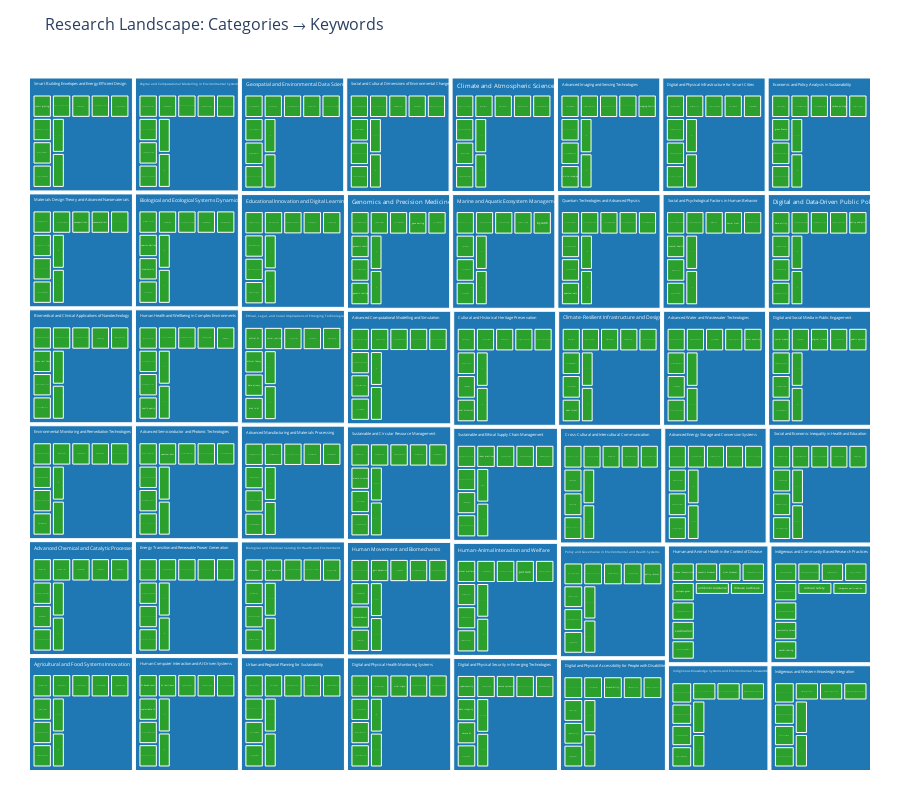

Notebook code for this chart:
### Code cell
create_research_landscape_treemap()

### Figure 1 — Plotly figure (JSON) as saved in the notebook; plotly's stock layout.template omitted (floating-point values rounded to 4 significant figures; data arrays with more than 128 entries replaced by an {"elided": "..."} marker saying what was removed)
{"data": [{"customdata": {"elided": "526x3 mixed values"}, "domain": {"x": [0, 1], "y": [0, 1]}, "hovertemplate": "name=%{label}<br>value=%{customdata[1]}<br>parent=%{parent}<br>id=%{id}<br>level=%{customdata[0]}<br>item_type=%{customdata[2]}<extra></extra>", "ids": {"elided": "526 str values"}, "labels": {"elided": "526 str values"}, "marker": {"colors": {"elided": "526 str values"}}, "name": "", "parents": {"elided": "526 str values"}, "textfont": {"size": 9}, "textinfo": "label", "textposition": "middle center", "type": "treemap", "values": {"elided": "526 int values"}}], "layout": {"font": {"size": 9}, "height": 800, "legend": {"tracegroupgap": 0}, "margin": {"b": 25, "l": 25, "r": 25, "t": 60}, "title": {"font": {"size": 16}, "text": "Research Landscape: Categories → Keywords"}}}
